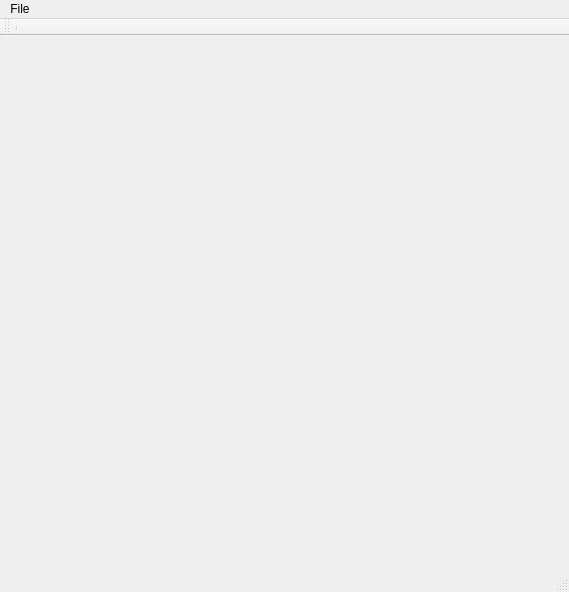
<?xml version="1.0" encoding="UTF-8"?>
<ui version="4.0">
 <class>Sudoku</class>
 <widget class="QMainWindow" name="Sudoku">
  <property name="geometry">
   <rect>
    <x>0</x>
    <y>0</y>
    <width>569</width>
    <height>592</height>
   </rect>
  </property>
  <property name="font">
   <font>
    <weight>50</weight>
    <bold>false</bold>
   </font>
  </property>
  <property name="windowTitle">
   <string>sudoku</string>
  </property>
  <widget class="QWidget" name="centralWidget">
   <widget class="QWidget" name="gridLayoutWidget">
    <property name="geometry">
     <rect>
      <x>40</x>
      <y>40</y>
      <width>491</width>
      <height>461</height>
     </rect>
    </property>
    <layout class="QGridLayout" name="gridLayout">
     <property name="sizeConstraint">
      <enum>QLayout::SetDefaultConstraint</enum>
     </property>
     <property name="spacing">
      <number>0</number>
     </property>
    </layout>
   </widget>
  </widget>
  <widget class="QToolBar" name="mainToolBar">
   <attribute name="toolBarArea">
    <enum>TopToolBarArea</enum>
   </attribute>
   <attribute name="toolBarBreak">
    <bool>false</bool>
   </attribute>
   <addaction name="separator"/>
  </widget>
  <widget class="QStatusBar" name="statusBar"/>
  <widget class="QMenuBar" name="menuBar">
   <property name="geometry">
    <rect>
     <x>0</x>
     <y>0</y>
     <width>569</width>
     <height>29</height>
    </rect>
   </property>
   <widget class="QMenu" name="menuFile">
    <property name="title">
     <string>File</string>
    </property>
    <addaction name="actionSave"/>
    <addaction name="actionLoad"/>
   </widget>
   <addaction name="menuFile"/>
  </widget>
  <action name="actionSub2">
   <property name="text">
    <string>sub2</string>
   </property>
  </action>
  <action name="actionSub3">
   <property name="text">
    <string>sub3</string>
   </property>
  </action>
  <action name="actionSubSub1">
   <property name="text">
    <string>subSub1</string>
   </property>
  </action>
  <action name="actionSubSub2">
   <property name="text">
    <string>subSub2</string>
   </property>
  </action>
  <action name="actionSave">
   <property name="text">
    <string>Save</string>
   </property>
  </action>
  <action name="actionLoad">
   <property name="text">
    <string>Load</string>
   </property>
  </action>
 </widget>
 <layoutdefault spacing="6" margin="11"/>
 <resources/>
 <connections/>
</ui>
